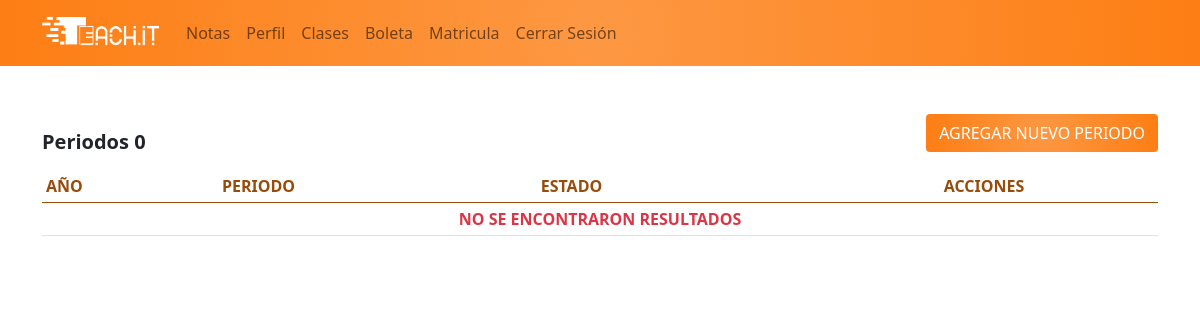
The page /academico/periodos_admin/ (signed in) on the database as committed earlier.
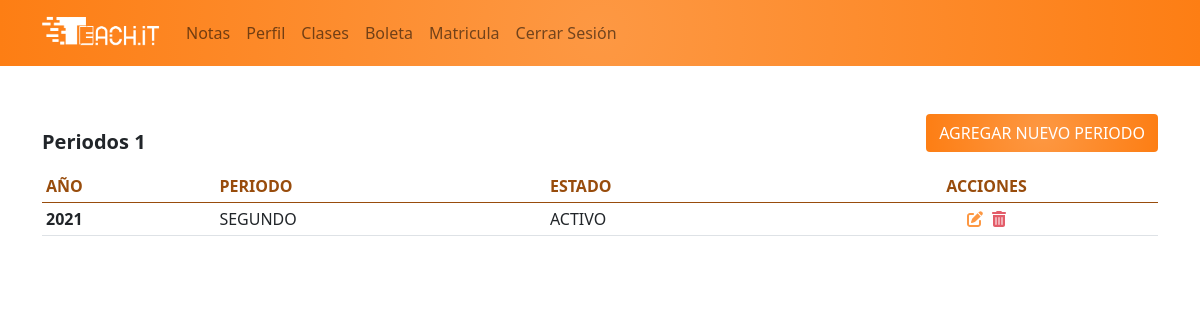
The same page on the database as committed later.
### app_academico/models.py (models this page shows)
class OfertaAcademica(models.Model):
    PERIODOS = (
        ('1', 'I PERIODO'),
        ('2', 'II PERIODO'),
        ('3', 'III PERIODO'),
    )
    YEAR_CHOICES = []  # https://es.stackoverflow.com/questions/93320/usar-solo-el-a%C3%B1o-en-django-model-datefield
    for r in range(2017, (datetime.now().year + 20)):
        YEAR_CHOICES.append((r, r))
    anio = models.IntegerField(choices=YEAR_CHOICES, default=datetime.now().year)
    periodo = models.CharField(max_length=1, choices=PERIODOS, default='1')
    clases = models.ManyToManyField(Clase, blank=True)  # MtM no llevan on delete y el nulo no aplica
    estado = models.BooleanField(default=True)
    class Meta:
        verbose_name_plural = 'Ofertas Academicas'

### app_academico/views.py (the view)
# urls.py: path('periodos_admin/', views.periodos_admin, name='periodosAdmin'),
@login_required()
def periodos_admin(request):
    periodos = OfertaAcademica.objects.all().order_by('-anio', '-periodo')
    ctx = {
        'activo': 'periodos',
        'periodos': periodos,
    }
    return render(request, 'academico/periodosAdmin.html', ctx)

### app_academico/templates/academico/periodosAdmin.html (shortened to what this page needs)
{% extends "base.html" %}
{% block navbar %}
    {% if user.is_superuser %}
        <a class="nav-link"href="/admin/" >Sitio de administración</a>
        <a class="nav-link"href="{% url 'academico:alumnos' %}" >Alumno</a>
        <a class="nav-link"href="{% url 'academico:docenteAdmin' %}" >Docente</a>
        <a class="nav-link"href="{% url 'academico:clasesAdmin' %}" >Clases</a>
        <a class="nav-link"href="{% url 'academico:asignaturas' %}" >Asignatura</a>
        <a class="nav-link"href="{% url 'academico:periodosAdmin' %}" >Oferta Academica</a>
    {% elif "Docente" in user.groups.all.first.name %}
        <a class="nav-link"href="{% url 'academico:notas' %}" >Notas</a>
        <a class="nav-link"href="{% url 'academico:editar_perfil_alumnos' %}" >Perfil</a>
        <a class="nav-link"href="{% url 'academico:clasesMatricula' %}" >Clases</a>
        <a class="nav-link"href="{% url 'academico:clasesdocente' %}" >Boleta</a>
    {% else %}
        <a class="nav-link"href="{% url 'academico:notas' %}" >Notas</a>
        <a class="nav-link"href="{% url 'academico:editar_perfil_alumnos' %}" >Perfil</a>
        <a class="nav-link"href="{% url 'academico:clasesMatricula' %}" >Clases</a>
        <a class="nav-link"href="{% url 'academico:boletaAlumno' %}" >Boleta</a>
        <a class="nav-link"href="{% url 'academico:ofertaAlumno' %}" >Matricula</a>
    {% endif %}
{% endblock %}
{% block container %}
    <div>
        <div class="row">
            <div class="col-6">
                <h5 class="mt-3 mb-3 fw-bold">Periodos {{ periodos.count }}</h5>
            </div>
            <div class="col-6 text-end">
                <button class="btn btn-block text-white orange" data-bs-toggle="modal" data-bs-target="#modalPeriodos">AGREGAR NUEVO PERIODO</button>
            </div>
        </div>
        <table class="table table-sm table-hover">
            <thead>
                <tr>
                    <th class="textOrangeDark">AÑO</th>
                    <th class="textOrangeDark">PERIODO</th>
                    <th class="textOrangeDark">ESTADO</th>
                    <th class="text-center textOrangeDark">ACCIONES</th>
                </tr>
            </thead>
            <tbody>
                {% for p in periodos %}
                    <tr>
                        <th>{{ p.anio }}</th>
                        {% if p.periodo == '1' %}
                            <td>PRIMERO</td>
                        {% elif p.periodo == '2' %}
                            <td>SEGUNDO</td>
                        {% else %}
                            <td>TERCERO</td>
                        {% endif %}
                        {% if p.estado %}
                            <td>ACTIVO</td>
                        {% else %}
                            <td>FINALIZADO</td>
                        {% endif %}
                        <td class="text-center">
                            <a href="{% url 'academico:editar_periodo' p.id %}" class="edit"><span class="fas fa-edit"></span></a>&nbsp
                            <a onclick="if (!confirm('¿Desea eliminar {{p.periodo}} {{p.anio}}?')) return false;" href="{% url 'academico:eliminar_periodo' p.id %}" class="delete"> <span class="fas fa-trash-alt"></span></a>
                        </td>
                    </tr>
                {% empty %}
                    <tr>
                        <td colspan="6" class="text-danger text-center fw-bold">NO SE ENCONTRARON RESULTADOS</td>
                    </tr>
                {% endfor %}
            </tbody>
        </table>
    </div>
{% endblock %}

Rows that differ between the two databases and show on the page:
added OfertaAcademica: anio "2021", periodo "SEGUNDO", estado "ACTIVO"
Other text that changed with them:
{{ periodos.count }}: "0" → "1"
text no longer shown: "NO SE ENCONTRARON RESULTADOS"
